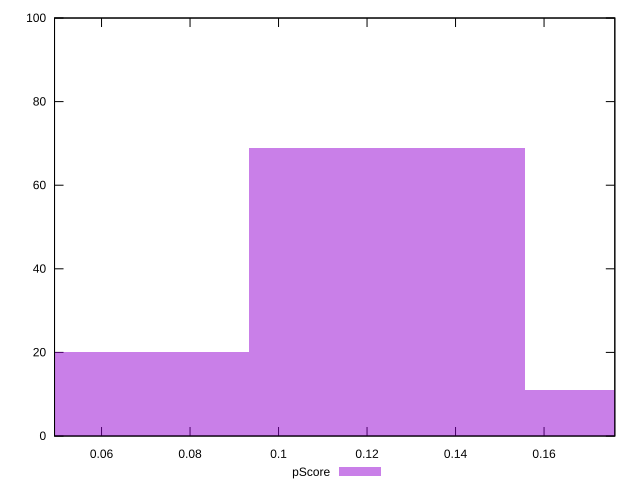

The gnuplot source for this figure:
reset

$pScore <<EOF
0.06227213702893037 20
0.12454427405786074 69
0.18681641108679112 11
EOF

set key outside below
set boxwidth 0.06227213702893037
set xrange [0.049377286917095586:0.17599373828912168]
set yrange [0:100]
set trange [0:100]
set style fill transparent solid 0.5 noborder
set terminal svg size 640, 490 enhanced background rgb 'white'
set output "report_00009_2021-02-08T22-37-41.559Z/interactive/samples/pages/pScore/histogram.svg"

plot $pScore title "pScore" with boxes

reset
